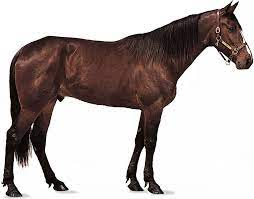
#> input picture download.jfif, 254 x 199 px
$ jupyter execute --allow-errors 'load an image.ipynb'
#> lines starting #> are read from the running program, lines starting #| are printed output that depends on the picture
[cell 1]
import matplotlib.pyplot as plt

[cell 2]
data=plt.imread('download.jfif')
#> data is the input picture: shape (199, 254, 3); mean R, G, B 181.7, 173.2, 171.4
data1=plt.imread('download.jfif')

[cell 3]
plt.imshow(data)

#> (a cell that did not finish here is left out)

#> (a cell that did not finish here is left out)

[cell 6]
import numpy as np
def rgb2gray(rgb):
    return np.dot(rgb[...,:3], [0.299, 0.587, 0.114]).astype(int)
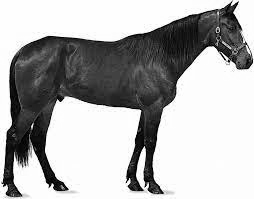
#> returned value: shape (199, 254) int64; min 0, max 254, mean 174.8
x=rgb2gray(data1)
plt.imshow(x,cmap='Greys')

[cell 7]
x.shape
#> Out = (199, 254)
